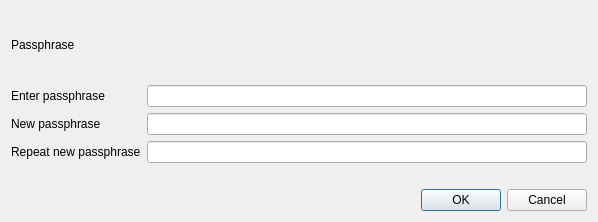
<?xml version="1.0" encoding="UTF-8"?>
<ui version="4.0">
 <class>AskPassphraseDialog</class>
 <widget class="QDialog" name="AskPassphraseDialog">
  <property name="geometry">
   <rect>
    <x>0</x>
    <y>0</y>
    <width>598</width>
    <height>222</height>
   </rect>
  </property>
  <property name="sizePolicy">
   <sizepolicy hsizetype="Preferred" vsizetype="Minimum">
    <horstretch>0</horstretch>
    <verstretch>0</verstretch>
   </sizepolicy>
  </property>
  <property name="minimumSize">
   <size>
    <width>550</width>
    <height>0</height>
   </size>
  </property>
  <property name="windowTitle">
   <string>Passphrase Dialog</string>
  </property>
  <layout class="QVBoxLayout" name="verticalLayout">
   <property name="sizeConstraint">
    <enum>QLayout::SetMinimumSize</enum>
   </property>
   <item>
    <widget class="QLabel" name="warningLabel">
     <property name="text">
      <string notr="true">Passphrase</string>
     </property>
     <property name="textFormat">
      <enum>Qt::RichText</enum>
     </property>
     <property name="wordWrap">
      <bool>true</bool>
     </property>
    </widget>
   </item>
   <item>
    <layout class="QFormLayout" name="formLayout">
     <property name="sizeConstraint">
      <enum>QLayout::SetMinimumSize</enum>
     </property>
     <property name="fieldGrowthPolicy">
      <enum>QFormLayout::AllNonFixedFieldsGrow</enum>
     </property>
     <item row="0" column="0">
      <widget class="QLabel" name="passLabel1">
       <property name="text">
        <string>Enter passphrase</string>
       </property>
      </widget>
     </item>
     <item row="0" column="1">
      <widget class="QLineEdit" name="passEdit1">
       <property name="echoMode">
        <enum>QLineEdit::Password</enum>
       </property>
      </widget>
     </item>
     <item row="1" column="0">
      <widget class="QLabel" name="passLabel2">
       <property name="text">
        <string>New passphrase</string>
       </property>
      </widget>
     </item>
     <item row="1" column="1">
      <widget class="QLineEdit" name="passEdit2">
       <property name="echoMode">
        <enum>QLineEdit::Password</enum>
       </property>
      </widget>
     </item>
     <item row="2" column="0">
      <widget class="QLabel" name="passLabel3">
       <property name="text">
        <string>Repeat new passphrase</string>
       </property>
      </widget>
     </item>
     <item row="2" column="1">
      <widget class="QLineEdit" name="passEdit3">
       <property name="echoMode">
        <enum>QLineEdit::Password</enum>
       </property>
      </widget>
     </item>
     <item row="3" column="1">
      <widget class="QLabel" name="capsLabel">
       <property name="font">
        <font>
         <weight>75</weight>
         <bold>true</bold>
        </font>
       </property>
       <property name="text">
        <string/>
       </property>
       <property name="alignment">
        <set>Qt::AlignCenter</set>
       </property>
      </widget>
     </item>
    </layout>
   </item>
   <item>
    <widget class="QDialogButtonBox" name="buttonBox">
     <property name="orientation">
      <enum>Qt::Horizontal</enum>
     </property>
     <property name="standardButtons">
      <set>QDialogButtonBox::Cancel|QDialogButtonBox::Ok</set>
     </property>
    </widget>
   </item>
  </layout>
 </widget>
 <resources/>
 <connections>
  <connection>
   <sender>buttonBox</sender>
   <signal>accepted()</signal>
   <receiver>AskPassphraseDialog</receiver>
   <slot>accept()</slot>
   <hints>
    <hint type="sourcelabel">
     <x>20</x>
     <y>20</y>
    </hint>
    <hint type="destinationlabel">
     <x>20</x>
     <y>20</y>
    </hint>
   </hints>
  </connection>
  <connection>
   <sender>buttonBox</sender>
   <signal>rejected()</signal>
   <receiver>AskPassphraseDialog</receiver>
   <slot>reject()</slot>
   <hints>
    <hint type="sourcelabel">
     <x>20</x>
     <y>20</y>
    </hint>
    <hint type="destinationlabel">
     <x>20</x>
     <y>20</y>
    </hint>
   </hints>
  </connection>
 </connections>
</ui>
